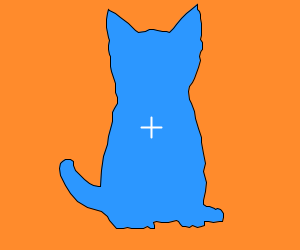
Frame 1 (no input)
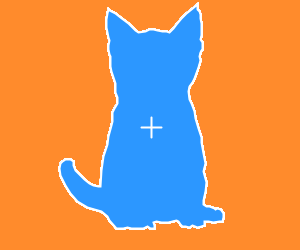
Frame 60 (the mouse pressed at the canvas centre just before this capture)
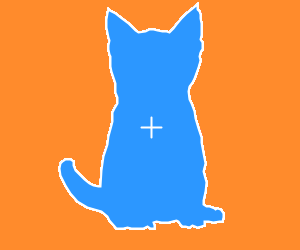
Frame 120 (the mouse held since frame 60 and released just before this capture)

The Processing sketch that drew these frames (run headless with seeded random() and noise(); from frame 60 on, the mouse is pressed at the canvas centre):

// Processing sketch: processing_75692
// ── processing_75692.pde

int[] x = {
  197, 197, 199, 200, 200, 201, 201, 201, 200, 202, 
  202, 202, 201, 200, 199, 200, 198, 194, 192, 189, 
  188, 189, 191, 194, 195, 198, 201, 201, 203, 205, 
  203, 206, 205, 203, 203, 206, 209, 214, 215, 217, 
  220, 221, 223, 223, 222, 219, 213, 208, 204, 204, 
  201, 197, 192, 189, 185, 182, 180, 178, 176, 168, 
  161, 156, 153, 154, 154, 150, 147, 143, 141, 134, 
  131, 127, 123, 116, 109, 107, 101, 87, 77, 70, 65, 
  60, 59, 60, 62, 65, 70, 73, 73, 75, 79, 84, 89, 93, 
  98, 100, 101, 103, 107, 108, 111, 112, 112, 112, 
  114, 117, 117, 115, 115, 115, 111, 110, 110, 110, 
  110, 109, 108, 108, 109, 108, 107, 106, 106, 106, 
  107, 108, 109, 115, 120, 128, 135, 138, 145, 149, 
  153, 157, 162, 166, 169, 173, 176, 181, 186, 191
};

int[] y = {
  4, 9, 11, 14, 18, 23, 29, 35, 39, 42, 46, 49, 50, 52, 
  56, 60, 67, 78, 82, 86, 91, 99, 103, 111, 118, 128, 
  137, 142, 153, 163, 171, 182, 191, 200, 204, 206, 
  206, 208, 209, 208, 209, 210, 213, 217, 221, 221, 
  222, 221, 221, 225, 226, 227, 225, 227, 226, 226, 
  224, 221, 220, 222, 222, 221, 222, 225, 228, 228, 
  226, 228, 228, 228, 228, 227, 228, 228, 220, 216, 
  211, 207, 201, 193, 185, 175, 168, 163, 161, 159, 
  159, 161, 165, 170, 174, 179, 183, 185, 186, 186, 
  170, 156, 144, 136, 125, 121, 115, 112, 108, 103, 
  97, 92, 87, 83, 71, 66, 61, 58, 56, 54, 49, 45, 40, 
  37, 32, 27, 23, 19, 13, 9, 10, 13, 17, 23, 30, 32, 
  31, 29, 29, 30, 31, 31, 32, 28, 24, 18, 13, 9
};

void setup() {
  size (300, 250);
  background (255, 139, 44);
  fill (44, 151, 255);
  smooth();
}

void draw() {
  
  float xSum = 0.0;
  float ySum = 0.0;

  beginShape();
  for (int i=0; i<x.length; i++) {
    vertex(x[i], y[i]);

    xSum += x[i];
    ySum += y[i];
  }
  endShape(CLOSE);

  float xAverage = xSum/x.length;
  float yAverage = ySum/y.length;

  strokeWeight(2);
  stroke(255);
  line (xAverage-10, yAverage, xAverage+10, yAverage);
  line (xAverage, yAverage+10, xAverage, yAverage-10);
}

//It's a cat!
